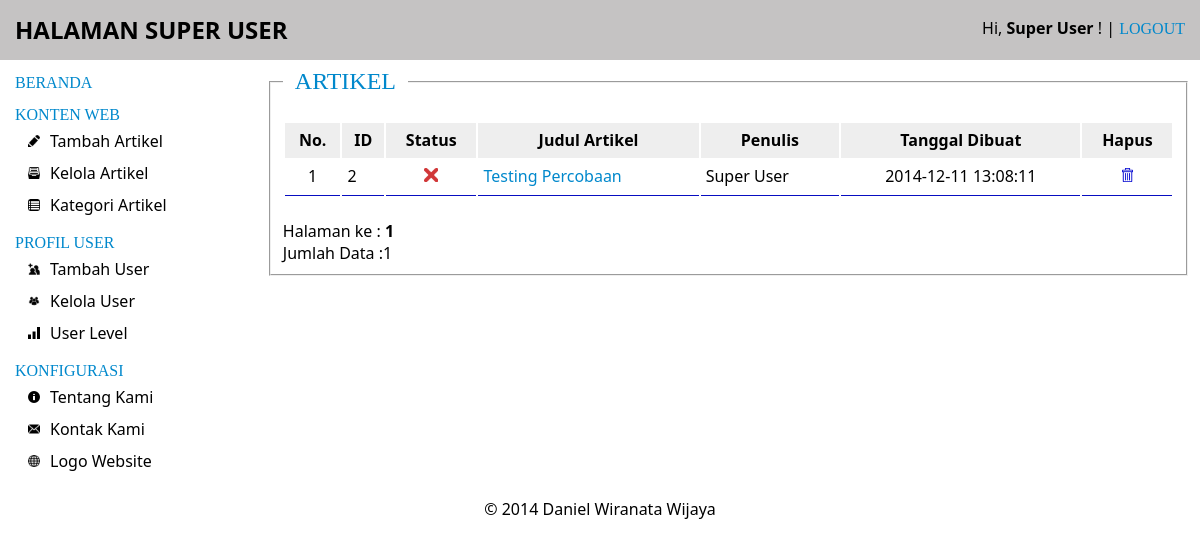
The page /manage-article.php (signed in) on the database its author committed.
### tables this page shows
CREATE TABLE IF NOT EXISTS `cw_articles` (
`article_id` int(11) NOT NULL,
  `title` mediumtext NOT NULL,
  `description` longtext NOT NULL,
  `directory` varchar(20) NOT NULL,
  `image` varchar(50) NOT NULL,
  `category` int(11) NOT NULL,
  `date_created` datetime NOT NULL,
  `date_modified` datetime NOT NULL,
  `author` varchar(20) NOT NULL,
  `status` int(11) NOT NULL
);

### manage-article.php (the view, shortened to what this page needs)
<!doctype html>
<html>
<head>
<link rel="stylesheet" type="text/css" href="css/style-admin.css">
</head>
<body>
<div id="container">
    <div id="header" class="column"><?php include("inc/header.php"); ?>
    </div>
    <div id="body" class="column">
        <div id="left-column" class="column"><?php include("inc/nav.php"); ?></div>
        <div id="content" class="column">
        <fieldset>
            <legend><h2 class="menu" style="margin: 0 10px;">ARTIKEL</h2></legend>
            <table class="data-list">
            <thead>
              <th>No.</th>
              <th>ID</th>
              <th>Status</th>
              <th>Judul Artikel</th>
              <th>Penulis</th>
              <th>Tanggal Dibuat</th>
              <th>Hapus</th>
            </thead>
			<?php
                $limit = 10;
                $offset = null;
                if(empty($page))
                {
                    $offset = 0;
                    $page = 1;
                }
                else
                    {
                        $offset = ($page - 1) * $limit;
                    }
                $sqlArticle = mysql_query("SELECT * FROM cw_articles ORDER BY date_created DESC LIMIT $offset, $limit");
                if( mysql_num_rows($sqlArticle)>0 )
                {
                    $no = 1;
                    while( $article = mysql_fetch_array($sqlArticle) )
                    {
            ?>
                    <tr valign="top">
                      <td align="center"><?php echo $no; ?></td>
                      <td><?php echo $article['article_id']; ?></td>
                      <td align="center">
					  	<?php
                      		if($article['status'] == 0)
							{
								echo "<img src='images/icon-error.png' width='14' height='14'>";
							}
								else
								{
									echo "<img src='images/icon-success.png' width='16' height='14'>";
								}
						?>
                      </td>
                      <td><a href="update-article.php?id=<?php echo $article['article_id']; ?>"><span class="info"><?php echo $article['title']; ?></span></a></td>
                      <td><?php echo $article['author']; ?></td>
                      <td align="center"><?php echo $article['date_created']; ?></td>
                      <td align="center">
                        <a href="process/delete-article.php?id=<?php echo $article['article_id']; ?>" onclick="return confirm ('Yakin ingin menghapus artikel ini ?');">
                        	<img src="images/icon-delete.png" width="11" height="14">
                        </a>
                      </td>
                    </tr>
            <?php
                    $no++;
                    }
                }
                else
                    {
            ?>
                    <tr>
                      <td colspan="7">Tidak ada artikel</td>
                    </tr>
            <?php
                    }
            ?>
            </table>
            <br />
            <div>
            <?php
                $sql_paging = mysql_query("SELECT * FROM cw_articles");
                $data = mysql_num_rows($sql_paging);
                $total_page = ceil($data / $limit);
                echo "Halaman ke :";
                for($i = 1; $i <= $total_page; $i++)
                if($i != $page)
                {
                    echo "<a href=manage-article.php?page=$i> $i </a> &nbsp;";
                }
                else
                    {
                        echo "<b> $i </b> &nbsp;";
                    }
                echo "<br /> Jumlah Data :" .$data;
            ?>
            </div>
        </fieldset>
        </div>
    </div>
    <div id="footer" class="column"><?php include("inc/footer.php"); ?></div>
</div>
</body>
</html>

### css/style-admin.css (style rules this page uses)
body { font-family: "Segoe UI"; font-size: 1em; }
a, a:visited { text-decoration: none; color: #000000; }
#left-column { width: 20% !important; margin-right: 20px; margin-top: -18px; margin-left: 2px; }
#content { width: 78% !important; }
#header, #body, #footer { clear: both; margin-bottom: 15px; }
#header { padding: 10px 15px; background-color: #C5C3C3; position: absolute; top: 0; left: 0; width: 100%; }
#body { margin-top: 68px; }
#footer { text-align: center; }
#header-title, #left-column, #content { float: left; }
.menu { text-transform: uppercase; font-family: "Trebuchet MS" !important; font-weight: 500; color: #0088CC; }
.info { color: #0088CC; font-size: 600; }
.data-list thead th, .data-list tr td { height: 25px; padding: 5px; }
.data-list thead th { background-color: #EEEEEE; }
.data-list tr td { border-bottom: 1px solid #080DC1; }
.data-list { width: 100%; margin-top: 20px; }

### rows shown on the page
cw_articles: article_id "2", status 0 (drawn), title "Testing Percobaan", author "Super User", date_created "2014-12-11 13:08:11"

### other values the page prints
$_SESSION['name'] "Super User"
$data "1"
